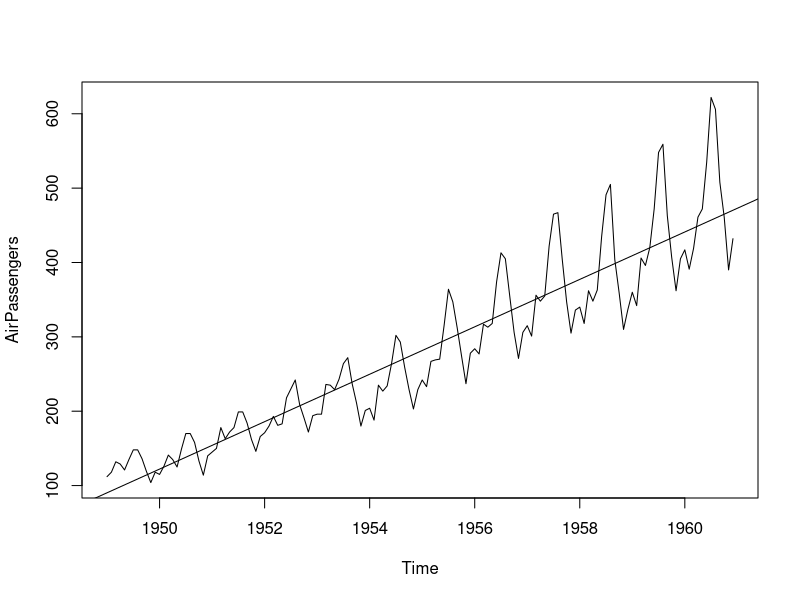
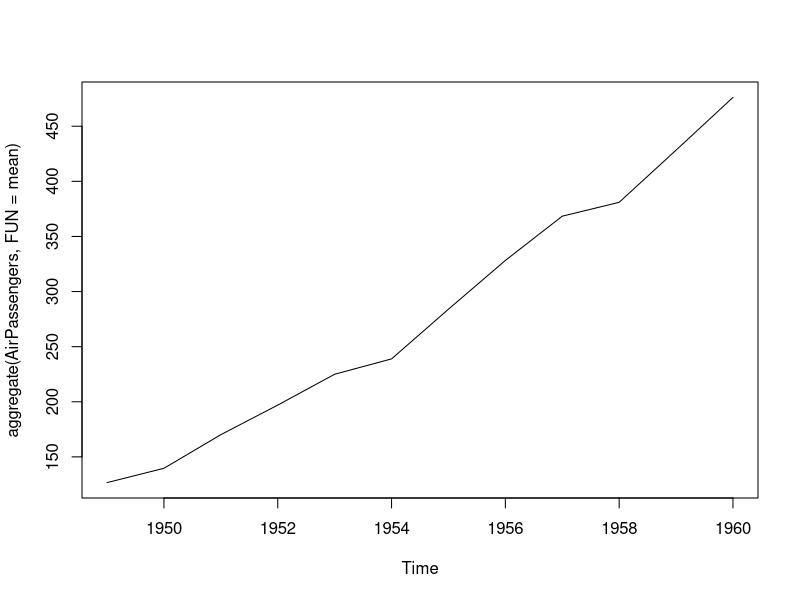
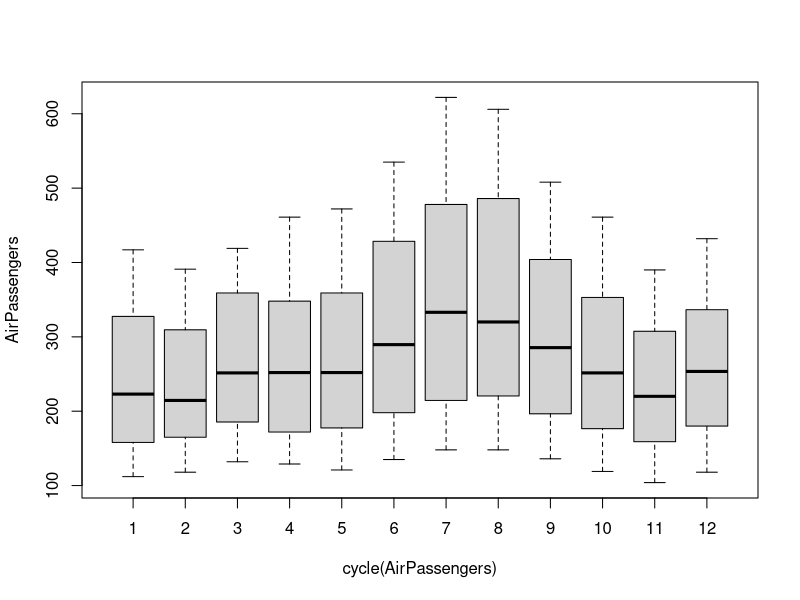
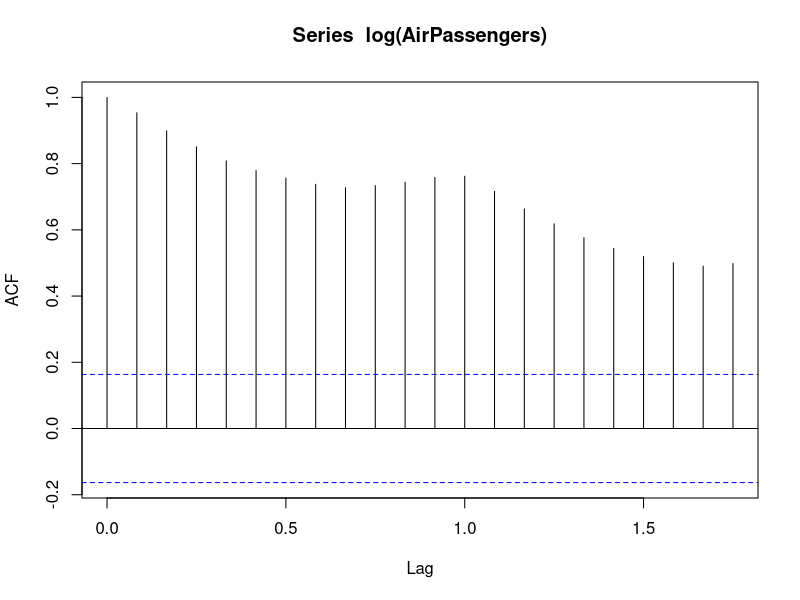
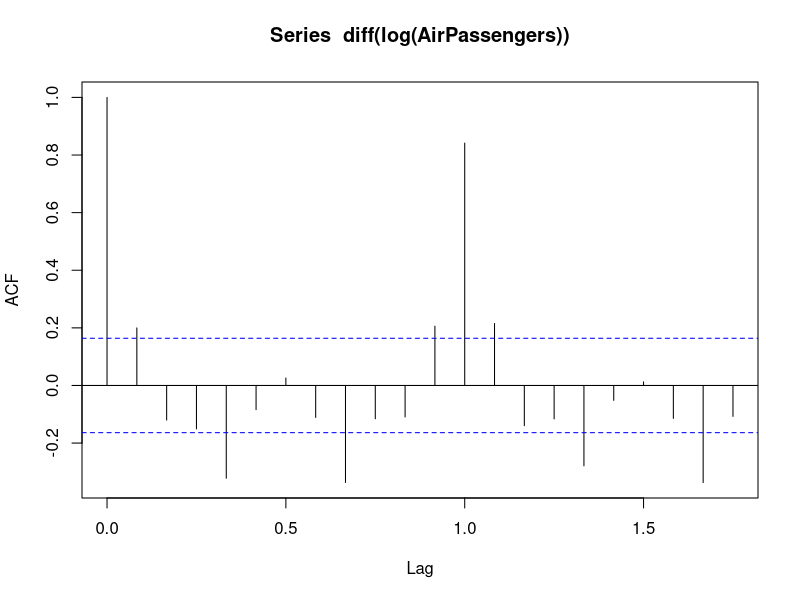
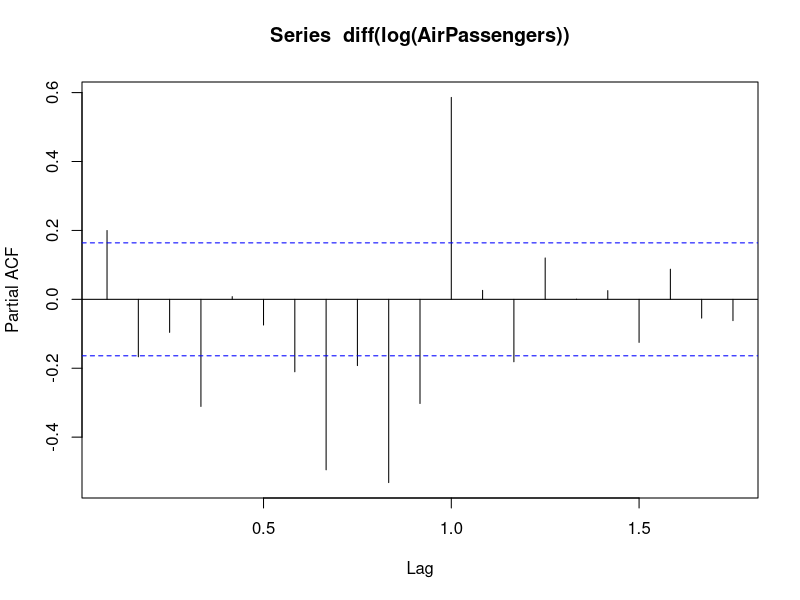
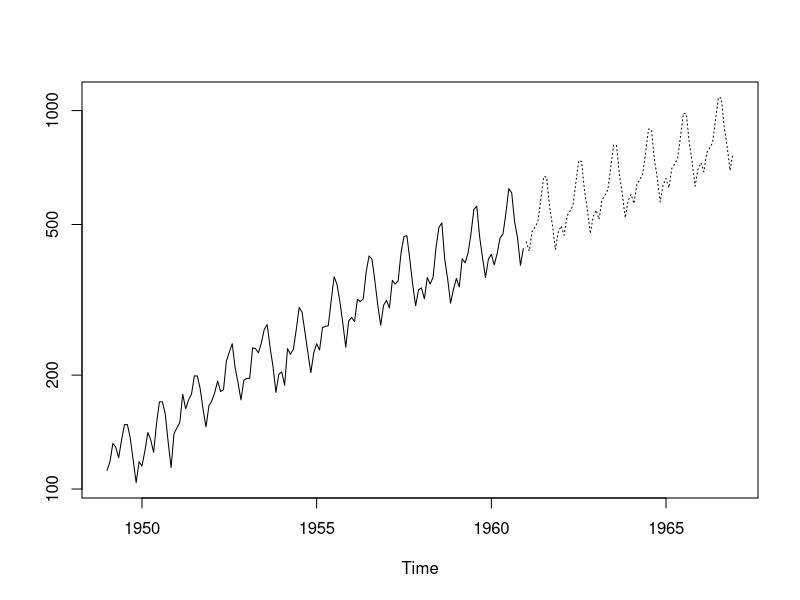

The R script that drew these images, in order:
data("AirPassengers")
class(AirPassengers)

# This tells the format is time series
start(AirPassengers)
end(AirPassengers)
frequency(AirPassengers)
summary(AirPassengers)
str(AirPassengers)


# visualizing the data
plot(AirPassengers)
abline(reg = lm(AirPassengers~time(AirPassengers)))

## pritn cycle across years, then aggregate cycles and display a year on year trend
cycle(AirPassengers)
plot(aggregate(AirPassengers,FUN = mean))

## boxplot on seasonal data
boxplot(AirPassengers~cycle(AirPassengers))
## The variance and the mean value in July and August is much higher than rest of the months.
## Even though the mean value of each month is quite different their variance is small. 
## Hence, we have strong seasonal effect with a cycle of 12 months or less.


# stationization
## remove unequal variance and address trend component
library(tseries)
adf.test(diff(log(AirPassengers)), alternative = "stationary", k = 0)


# find parms for ARIMA model
## The ACF chart decays very slow, meaning the data is not stationary
acf(log(AirPassengers))
# Try diff
acf(diff(log(AirPassengers)))
pacf(diff(log(AirPassengers)))


# get param (p,d,q) values
## The value of p should be 0 as the ACF is the curve getting a cut off
## choose (p,d,q) that have both lowest AIC, BIC
p <- 0
d <- 1
min_sum <- 0
final_q <- 1
for (q in c(1,2)) {
  fit <- arima(log(AirPassengers), c(p,d,q), seasonal = list(order = c(p,d,q), period = 12))
  sum <- AIC(fit) + BIC(fit)
  if (sum < min_sum) {
    min_sum <- sum
    final_q <- q
  }
}

final_q

# make prediction, 2.718 is e
fit <- arima(log(AirPassengers), c(p,d,final_q), seasonal = list(order = c(p,d,final_q), period = 12))
pred <- predict(fit, n.ahead = 6*12)
ts.plot(AirPassengers, 2.718^pred$pred, log = "y", lty = c(1,3))
